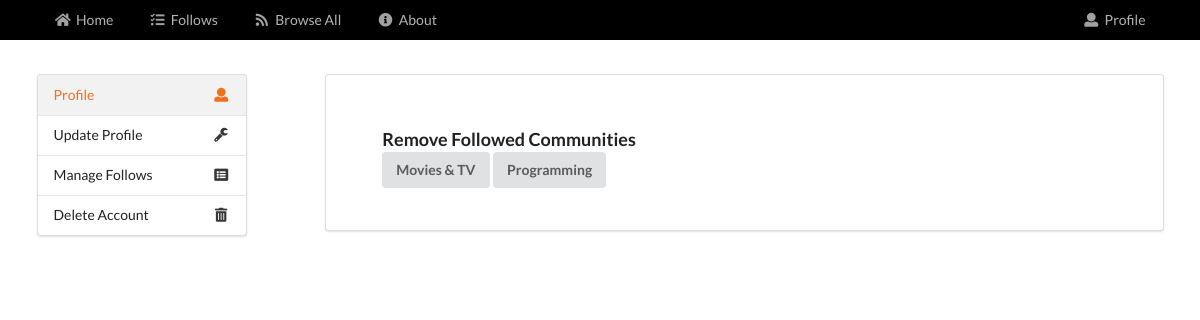
Page /view/profile.php?uname=batman on the committed database.
### tables this page shows
CREATE TABLE `communities` (
  `community_id` int(11) NOT NULL,
  `community_name` varchar(50) NOT NULL,
  `description` varchar(250) NOT NULL
);

### view/templates/followview.php (the view)
<div class="eleven wide column">
    <div class="ui header">Remove Followed Communities</div>
    <div class="ui row grid container">
        <?php
            $sql = "SELECT
                        c.community_name  as comname, c.community_id as comid
                    FROM `communities` c
                    INNER JOIN `followed_communities` f
                        ON ( c.community_id = f.community_id )
                    WHERE f.follower_id = ( SELECT u.user_id
                                            FROM `users` u
                                            WHERE u.username = '$username')";
            $follows = mysqli_query( $connection, $sql ) or die("Failed to execute query");
            if ( mysqli_num_rows( $follows ) > 0 ) {
                while ($rows = $follows->fetch_array()) {
                    echo "<button class=\"ui button\" onclick='location.href=\"../controllers/updates/followprofile.php?uname=$username&comid=$rows[comid]&stat=Unfollow\"'> $rows[comname] </button>";
                }
            }
        ?>
    </div>
</div>

### rows in the picture
communities: community_name "Movies & TV"
communities: community_name "Programming"
